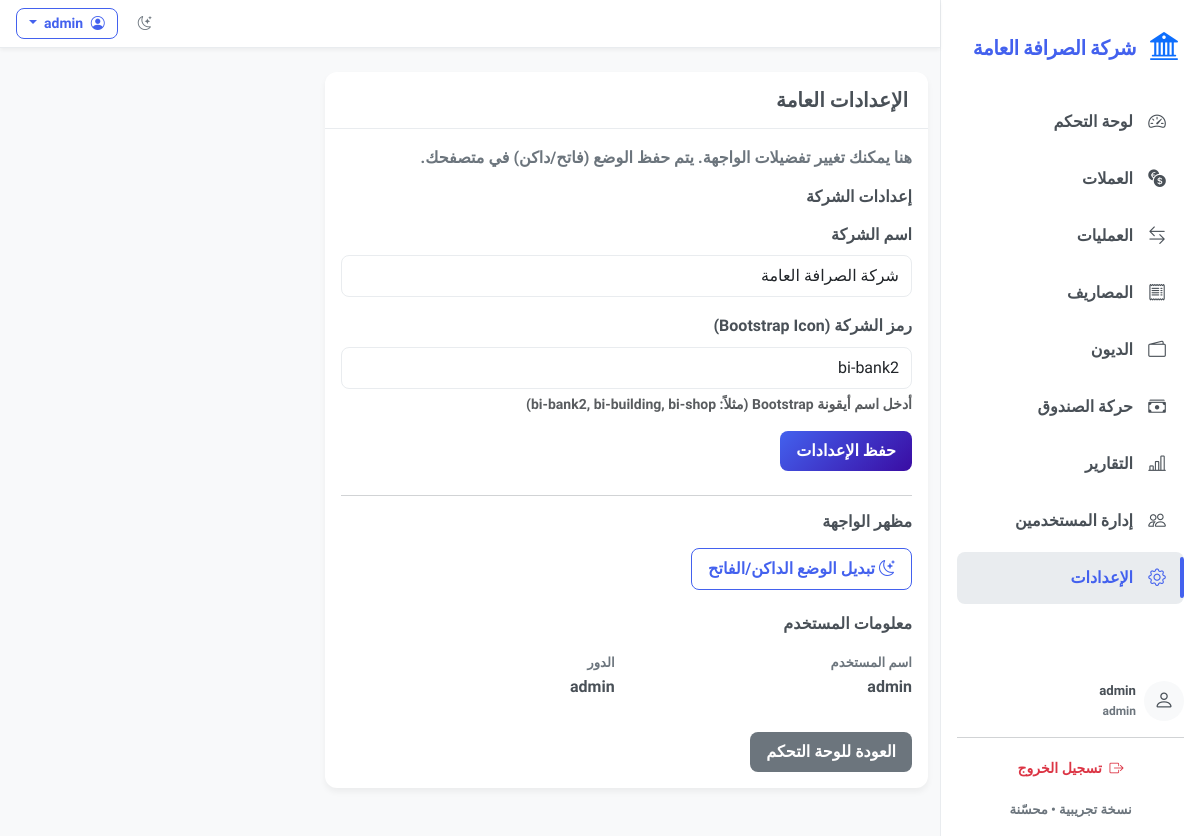
/settings (signed in), run on the app's committed database.
### models.py (models this page shows)
class Settings(db.Model):
    id = db.Column(db.Integer, primary_key=True)
    company_name = db.Column(db.String(100), default='شركة الصرافة')
    company_logo = db.Column(db.String(200), default='bi-bank2')  # Bootstrap icon class

class User(UserMixin, db.Model):
    id = db.Column(db.Integer, primary_key=True)
    username = db.Column(db.String(80), unique=True, nullable=False)
    password_hash = db.Column(db.String(200), nullable=False)
    role = db.Column(db.String(20), default='viewer')

### app.py (the view, shortened to what this page needs)
    @app.route('/settings', methods=['GET', 'POST'])
    @login_required
    def settings():
        settings = Settings.query.first()
        if not settings:
            settings = Settings()
            db.session.add(settings)
            db.session.commit()
        form = SettingsForm(obj=settings) if current_user.role == 'admin' else None
        return render_template('settings.html', settings=settings, form=form)

### forms.py
class SettingsForm(FlaskForm):
    company_name = StringField('اسم الشركة', validators=[DataRequired(), Length(max=100)])
    company_logo = StringField('رمز الشركة (Bootstrap Icon)', validators=[DataRequired(), Length(max=200)])
    submit = SubmitField('حفظ الإعدادات')

### templates/settings.html (shortened to what this page needs)
{% extends 'base.html' %}
{% block content %}
<div class="row">
  <div class="col-md-8">
    <div class="card">
      <div class="card-header">
        <h5 class="mb-0">الإعدادات العامة</h5>
      </div>
      <div class="card-body">
        <p class="text-muted">هنا يمكنك تغيير تفضيلات الواجهة. يتم حفظ الوضع (فاتح/داكن) في متصفحك.</p>
        {% if current_user.role == 'admin' and form %}
        <div class="mb-4">
          <h6 class="mb-3">إعدادات الشركة</h6>
          <form method="POST">
            <div class="mb-3">
              {{ form.company_name.label(class_='form-label') }}
              {{ form.company_name(class_='form-control') }}
            </div>
            <div class="mb-3">
              {{ form.company_logo.label(class_='form-label') }}
              {{ form.company_logo(class_='form-control') }}
              <div class="form-text">أدخل اسم أيقونة Bootstrap (مثلاً: bi-bank2, bi-building, bi-shop)</div>
            </div>
            <div class="d-flex">
              {{ form.submit(class_='btn btn-primary') }}
            </div>
          </form>
        </div>
        <hr>
        {% endif %}
        <div class="mb-4">
          <h6 class="mb-3">مظهر الواجهة</h6>
          <div class="d-flex align-items-center gap-3">
            <button class="btn btn-outline-primary theme-toggle">
              <i class="bi bi-moon-stars me-1"></i> تبديل الوضع الداكن/الفاتح
            </button>
          </div>
        </div>
        <div class="mb-4">
          <h6 class="mb-3">معلومات المستخدم</h6>
          <div class="row">
            <div class="col-md-6">
              <div class="mb-2">
                <label class="small text-muted">اسم المستخدم</label>
                <div class="fw-semibold">{{ current_user.username }}</div>
              </div>
            </div>
            <div class="col-md-6">
              <div class="mb-2">
                <label class="small text-muted">الدور</label>
                <div class="fw-semibold">{{ current_user.role }}</div>
              </div>
            </div>
          </div>
        </div>
        <div class="d-flex">
          <a class="btn btn-secondary" href="/">العودة للوحة التحكم</a>
        </div>
      </div>
    </div>
  </div>
</div>
{% endblock %}

### templates/base.html (shortened to what this page needs)
<!doctype html>
<html lang="ar" dir="rtl">
  <head>
    <link href="https://cdn.jsdelivr.net/npm/bootstrap@5.3.0/dist/css/bootstrap.rtl.min.css" rel="stylesheet">
    <link href="https://cdn.jsdelivr.net/npm/bootstrap-icons@1.10.5/font/bootstrap-icons.css" rel="stylesheet">
    <link rel="stylesheet" href="/static/css/styles.css">
    <link rel="stylesheet" href="/static/css/theme-extra.css">
  </head>
  <body>
    <div class="d-flex">
      <aside class="sidebar p-3" id="sidebar">
        <div class="d-flex align-items-center mb-4 mt-2">
          <div class="brand-logo me-2">
            <i class="bi {{ settings.company_logo if settings else 'bi-bank2' }} fs-3 text-primary"></i>
          </div>
          <div class="brand fw-bold">{{ settings.company_name if settings else 'شركة الصرافة' }}</div>
        </div>
        <nav class="nav flex-column">
          <a class="nav-link {{ 'active' if request.path == '/' else '' }}" href="/">
            <i class="bi bi-speedometer2 nav-icon"></i>
            <span class="nav-text">لوحة التحكم</span>
          </a>
          <a class="nav-link {{ 'active' if '/currencies' in request.path else '' }}" href="/currencies">
            <i class="bi bi-currency-exchange nav-icon"></i>
            <span class="nav-text">العملات</span>
          </a>
          <a class="nav-link {{ 'active' if '/transactions' in request.path else '' }}" href="/transactions">
            <i class="bi bi-arrow-left-right nav-icon"></i>
            <span class="nav-text">العمليات</span>
          </a>
          <a class="nav-link {{ 'active' if '/expenses' in request.path else '' }}" href="/expenses">
            <i class="bi bi-receipt nav-icon"></i>
            <span class="nav-text">المصاريف</span>
          </a>
          <a class="nav-link {{ 'active' if '/debts' in request.path else '' }}" href="/debts">
            <i class="bi bi-wallet2 nav-icon"></i>
            <span class="nav-text">الديون</span>
          </a>
          <a class="nav-link {{ 'active' if '/cashbox' in request.path else '' }}" href="/cashbox">
            <i class="bi bi-cash-stack nav-icon"></i>
            <span class="nav-text">حركة الصندوق</span>
          </a>
          <a class="nav-link {{ 'active' if '/reports' in request.path else '' }}" href="/reports">
            <i class="bi bi-bar-chart-line nav-icon"></i>
            <span class="nav-text">التقارير</span>
          </a>
          {% if current_user.role == 'admin' %}
          <a class="nav-link {{ 'active' if '/users' in request.path else '' }}" href="/users">
            <i class="bi bi-people nav-icon"></i>
            <span class="nav-text">إدارة المستخدمين</span>
          </a>
          {% endif %}
          <a class="nav-link {{ 'active' if '/settings' in request.path else '' }}" href="/settings">
            <i class="bi bi-gear nav-icon"></i>
            <span class="nav-text">الإعدادات</span>
          </a>
        </nav>
        <div class="sidebar-footer mt-auto">
          <div class="user-info d-flex align-items-center mb-3">
            <div class="avatar bg-light rounded-circle d-flex align-items-center justify-content-center me-2">
              <i class="bi bi-person fs-5"></i>
            </div>
            <div class="user-details">
              <div class="username small fw-bold">{{ current_user.username }}</div>
              <div class="role small text-muted">{{ current_user.role }}</div>
            </div>
          </div>
          <hr class="my-3">
          <div class="text-center">
            <a class="btn btn-sm btn-outline-danger w-100" href="/logout">
              <i class="bi bi-box-arrow-right me-1"></i> تسجيل الخروج
            </a>
          </div>
          <div class="version small text-muted text-center mt-3">نسخة تجريبية • محسّنة</div>
        </div>
      </aside>
      <div class="flex-grow-1 main-content">
        <nav class="navbar navbar-expand-lg navbar-light bg-white shadow-sm px-3">
          <div class="container-fluid p-0">
            <div class="ms-auto d-flex align-items-center">
              <button class="btn btn-sm btn-outline-secondary theme-toggle me-2" title="تبديل الوضع">
                <i class="bi bi-moon-stars"></i>
              </button>
              <div class="dropdown">
                <button class="btn btn-sm btn-outline-primary dropdown-toggle" type="button" id="userDropdown" data-bs-toggle="dropdown">
                  <i class="bi bi-person-circle me-1"></i> {{ current_user.username }}
                </button>
              </div>
            </div>
          </div>
        </nav>
        <main class="container py-4">
          {% block content %}{% endblock %}
        </main>
      </div>
    </div>
  </body>
</html>

### static/css/styles.css (style rules this page uses)
:root { --bg: #f8f9fa; --card: #ffffff; --text: #495057; --text-light: #6c757d; --primary: #4361ee; --primary-dark: #3a56d4; --secondary: #6c757d; --success: #4cc9f0; --info: #4895ef; --warning: #f72585; --danger: #e63946; --muted: #6c757d; --accent: #4cc9f0; --sidebar-bg: #ffffff; --sidebar-link: #495057; --sidebar-link-hover: #f0f2f5; --sidebar-link-active: #e9ecef; --sidebar-border: #e9ecef; --header-bg: #ffffff; --border: #e9ecef; --primary-gradient: linear-gradient(135deg, #4361ee, #3a0ca3); --success-gradient: linear-gradient(135deg, #4cc9f0, #4895ef); --warning-gradient: linear-gradient(135deg, #f72585, #b5179e); --danger-gradient: linear-gradient(135deg, #e63946, #d00000); }
html,body { height:100%; font-family:'Dubai', 'Tajawal', sans-serif; background:var(--bg); color:var(--text); transition:all .25s ease-in-out; }
body { font-weight: 700; line-height: 1.6; }
h1, h2, h3, h4, h5, h6 { font-weight: 700; margin-bottom: 0.75rem; color: var(--text); font-family: 'Dubai', 'Tajawal', sans-serif; }
.card { background:var(--card); color:var(--text); transition:all .25s ease-in-out; box-shadow: 0 4px 6px rgba(0,0,0,0.05); border-radius:0.75rem; border:none; margin-bottom: 1.5rem; animation: fadeIn 0.5s ease-out; transform: translateY(0); transition: transform 0.3s ease, box-shadow 0.3s ease; }
.card-header { background: transparent; border-bottom: 1px solid var(--border); padding: 1rem 1.25rem; font-weight: 600; }
.sidebar { min-height:100vh; background:var(--sidebar-bg); border-left:1px solid var(--sidebar-border); width:260px; transition:all .25s ease-in-out; box-shadow: 0 4px 6px rgba(0,0,0,0.05); display: flex; flex-direction: column; animation: slideInRight 0.3s ease-out; }
.sidebar .brand { font-size:1.25rem; font-weight:700; color:var(--primary); padding:0.5rem 0; font-family: 'Dubai', 'Tajawal', sans-serif; }
.sidebar .brand-logo { width: 40px; height: 40px; display: flex; align-items: center; justify-content: center; animation: bounceIn 0.8s; }
.sidebar .nav-link { color:var(--sidebar-link); text-decoration:none; padding:12px 15px; display:flex; align-items:center; border-radius:0.5rem; margin-bottom:0.25rem; transition:all .2s ease-in-out; font-weight: 500; position: relative; overflow: hidden; }
.sidebar .nav-link::before { content: ''; position: absolute; top: 0; left: 0; width: 100%; height: 100%; background: var(--primary-gradient); opacity: 0; transition: opacity 0.3s ease; z-index: -1; }
.sidebar .nav-link .nav-icon { font-size:1.1rem; margin-inline-end:12px; width: 24px; text-align: center; transition: transform 0.3s ease; }
.sidebar .nav-link .nav-text { flex: 1; }
.sidebar .nav-link.active { background:var(--sidebar-link-active); color:var(--primary); font-weight:600; position: relative; }
.sidebar .nav-link.active::after { content: ''; position: absolute; right: 0; top: 10%; height: 80%; width: 4px; background: var(--primary); border-radius: 2px; }
.sidebar .sidebar-footer { padding-top: 1rem; }
.sidebar .user-info .avatar { width: 40px; height: 40px; animation: bounceIn 1s; }
.theme-toggle { cursor:pointer; transition: transform 0.3s ease; }
.main-content { background: var(--bg); min-height: 100vh; animation: fadeIn 0.5s ease-out; }
.navbar { background: var(--header-bg) !important; border-bottom: 1px solid var(--border); animation: slideInLeft 0.4s ease-out; }
.btn { border-radius: 0.5rem; font-weight: 500; padding: 0.5rem 1rem; transition: all 0.3s ease; position: relative; overflow: hidden; border: none; font-family: 'Dubai', 'Tajawal', sans-serif; font-weight: 700; }
.btn::before { content: ''; position: absolute; top: 0; left: 0; width: 100%; height: 100%; background: rgba(255,255,255,0.2); transform: translateX(-100%); transition: transform 0.4s ease; }
.btn-sm { padding: 0.25rem 0.75rem; font-size: 0.875rem; }
.btn-primary { background: var(--primary-gradient); color: white; }
.btn-outline-primary { color: var(--primary); border: 1px solid var(--primary); background: transparent; }
.form-control, .form-select { border-radius: 0.5rem; padding: 0.5rem 0.75rem; border: 1px solid var(--border); transition: all 0.3s ease; font-family: 'Dubai', 'Tajawal', sans-serif; }
.small, small { font-size: 0.825rem; }
.text-muted { color: var(--text-light) !important; }
.fw-bold { font-weight: 700 !important; }
.fw-semibold { font-weight: 600 !important; }
.shadow-sm { box-shadow: 0 2px 4px rgba(0,0,0,0.05) !important; }

### data on the page
Settings: company_name "شركة الصرافة العامة", company_logo "bi-bank2"
User: username "admin", role "admin"
